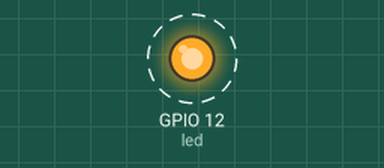
The program below on a simulated ESP8266 board running MicroPython. Shown: output pins drawn as LEDs (lit = HIGH). Dashed ring = blinking. At 10.0 s the program stops and its outputs stay as they are.

Above: at 0.2 s.
Timing chart, 0 to 3.0 s (numbered marks = the images above):
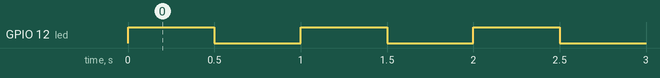

The program:

blinky.py
```python
# blinking LED - the hello world of embedded software
import machine
import time

# green LED on pin D6 = GPIO12
led = machine.Pin(12, machine.Pin.OUT)

# blink the led X time
for i in range(10):
    led.on() # on
    time.sleep(0.5) # wait..
    led.off() # off
    time.sleep(0.5)
```

Measured:
- by itself, GPIO 12 (led): alternates HIGH for 0.50 s and LOW for 0.50 s, 20 changes in all, then stays LOW
